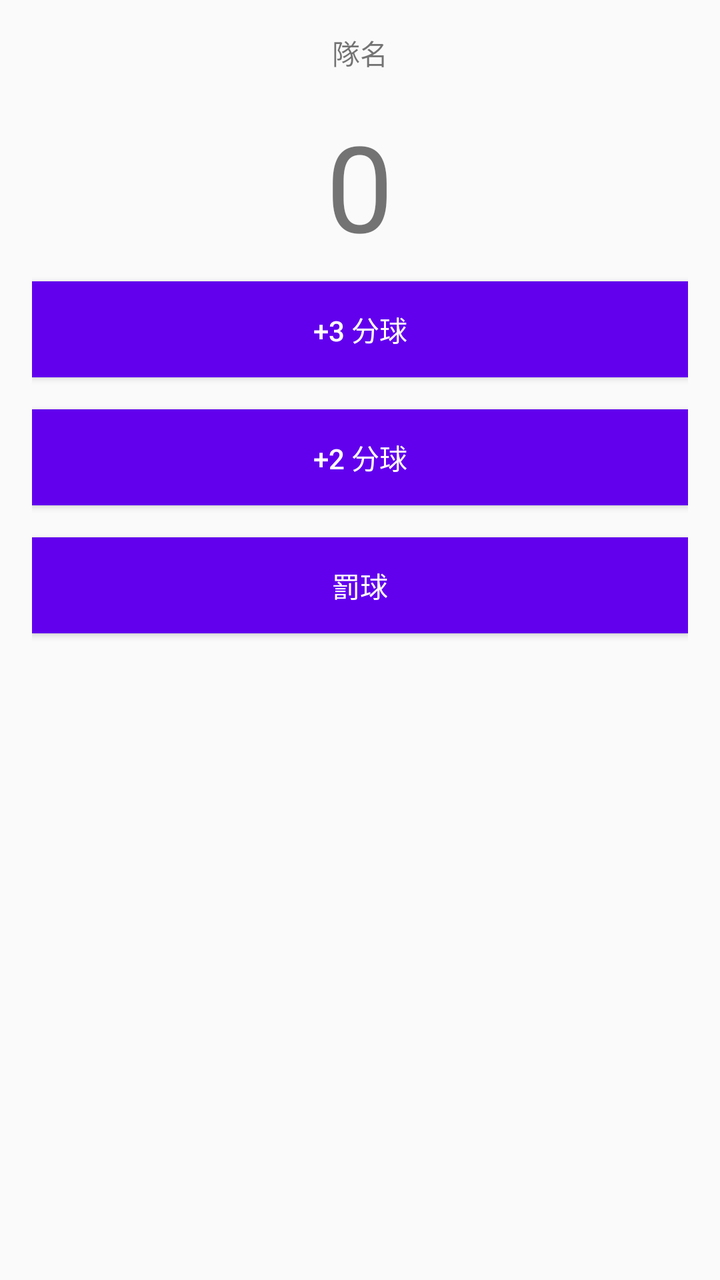
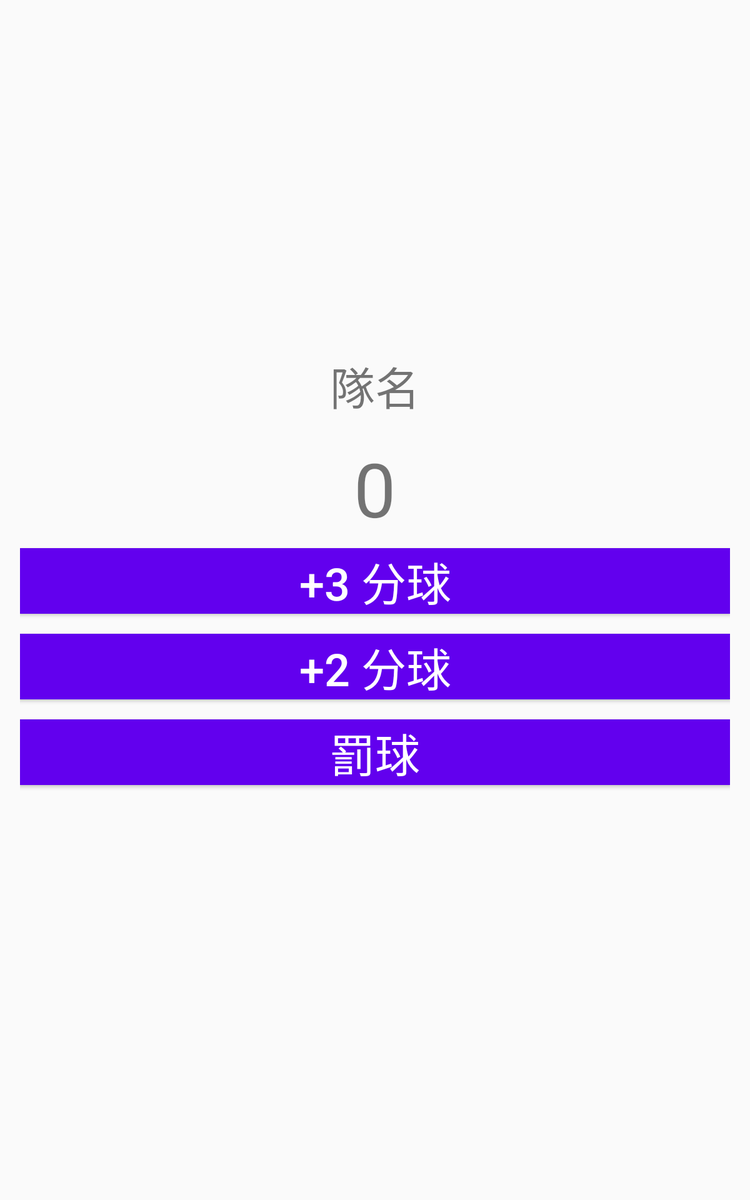

Two renders of one Android screen. The first uses the default layout on a phone; the second uses the alternative layout the repository ships for a different screen configuration, on a matching device. The two XML files are below.
<!-- AndroidManifest.xml: application theme AppTheme -->
<!-- res/layout/fragment_count.xml -->
<FrameLayout xmlns:android="http://schemas.android.com/apk/res/android"
    xmlns:tools="http://schemas.android.com/tools"
    android:layout_width="match_parent"
    android:layout_height="match_parent"
    tools:context="com.example.student.lab0302.CountFragment">

    <LinearLayout
        android:layout_width="match_parent"
        android:layout_height="wrap_content"
        android:orientation="vertical"
        android:padding="16dp">

        <TextView
            android:id="@+id/teamName"
            android:layout_width="match_parent"
            android:layout_height="wrap_content"
            android:layout_marginBottom="16dp"
            android:gravity="center"
            android:text="隊名"
            android:textSize="@dimen/fontSize" />

        <TextView
            android:id="@+id/score"
            android:layout_width="wrap_content"
            android:layout_height="wrap_content"
            android:layout_gravity="center"
            android:text="0"
            android:textSize="60dp" />

        
        <Button
            android:id="@+id/add3p"
            style="@style/ButtonStyle"
            android:text="+3 分球"
            android:textSize="@dimen/fontSize" />

        <Button
            android:id="@+id/add2p"
            style="@style/ButtonStyle"
            android:text="+2 分球" />

        <Button
            android:id="@+id/add1p"
            style="@style/ButtonStyle"
            android:text="罰球" />
    </LinearLayout>


</FrameLayout>
<!-- resources referenced by this layout -->
<resources>
  <dimen name="fontSize">36sp</dimen>
  <style name="ButtonStyle">
          <item name="android:layout_width">match_parent</item>
          <item name="android:layout_height">wrap_content</item>
          <item name="android:layout_marginBottom">8dp</item>
          <item name="android:layout_marginTop">8dp</item>
          <item name="android:textSize">@dimen/fontSize</item>
          <item name="android:textColor">@android:color/white</item>
          <item name="android:background">@color/colorPrimary</item>
      </style>
  <style name="AppTheme" parent="Theme.AppCompat.Light.DarkActionBar">
          
          <item name="colorPrimary">@color/colorPrimary</item>
          <item name="colorPrimaryDark">@color/colorPrimaryDark</item>
          <item name="colorAccent">@color/colorAccent</item>
      </style>
</resources>
<!-- res/layout-h720dp-port/fragment_count.xml (the author's variant of the layout above) -->
<!-- drawn on a 7-inch tablet held upright -->
<FrameLayout xmlns:android="http://schemas.android.com/apk/res/android"
    xmlns:tools="http://schemas.android.com/tools"
    android:layout_width="match_parent"
    android:layout_height="match_parent"
    tools:context="com.example.student.lab0302.CountFragment">

    
    <LinearLayout
        android:layout_width="match_parent"
        android:layout_height="wrap_content"
        android:orientation="vertical"
        android:padding="16dp">

        <ImageView
            android:id="@+id/teamLogo"
            android:layout_width="250dp"
            android:layout_height="250dp"
            android:layout_gravity="center"
            android:layout_marginBottom="16dp"
            android:src="@drawable/hornets" />

        <TextView
            android:id="@+id/teamName"
            android:layout_width="match_parent"
            android:layout_height="wrap_content"
            android:layout_marginBottom="16dp"
            android:gravity="center"
            android:text="隊名"
            android:textSize="@dimen/fontSize" />

        <TextView
            android:id="@+id/score"
            android:layout_width="wrap_content"
            android:layout_height="wrap_content"
            android:layout_gravity="center"
            android:text="0"
            android:textSize="60sp" />
        
        <Button
            android:id="@+id/add3p"
            style="@style/ButtonStyle"
            android:text="+3 分球" />

        <Button
            android:id="@+id/add2p"
            style="@style/ButtonStyle"
            android:text="+2 分球" />

        <Button
            android:id="@+id/add1p"
            style="@style/ButtonStyle"
            android:text="罰球" />
    </LinearLayout>

</FrameLayout>
<!-- resources referenced by the variant -->
<!-- as a 7-inch tablet held upright resolves them -->
<resources>
  <!-- from res/values-h720dp-port/ -->
  <dimen name="fontSize">36sp</dimen>
  <style name="ButtonStyle">
          <item name="android:layout_width">match_parent</item>
          <item name="android:layout_height">wrap_content</item>
          <item name="android:layout_marginBottom">8dp</item>
          <item name="android:layout_marginTop">8dp</item>
          <item name="android:textSize">@dimen/fontSize</item>
          <item name="android:textColor">@android:color/white</item>
          <item name="android:background">@color/colorPrimary</item>
      </style>
  <style name="AppTheme" parent="Theme.AppCompat.Light.DarkActionBar">
          
          <item name="colorPrimary">@color/colorPrimary</item>
          <item name="colorPrimaryDark">@color/colorPrimaryDark</item>
          <item name="colorAccent">@color/colorAccent</item>
      </style>
</resources>
